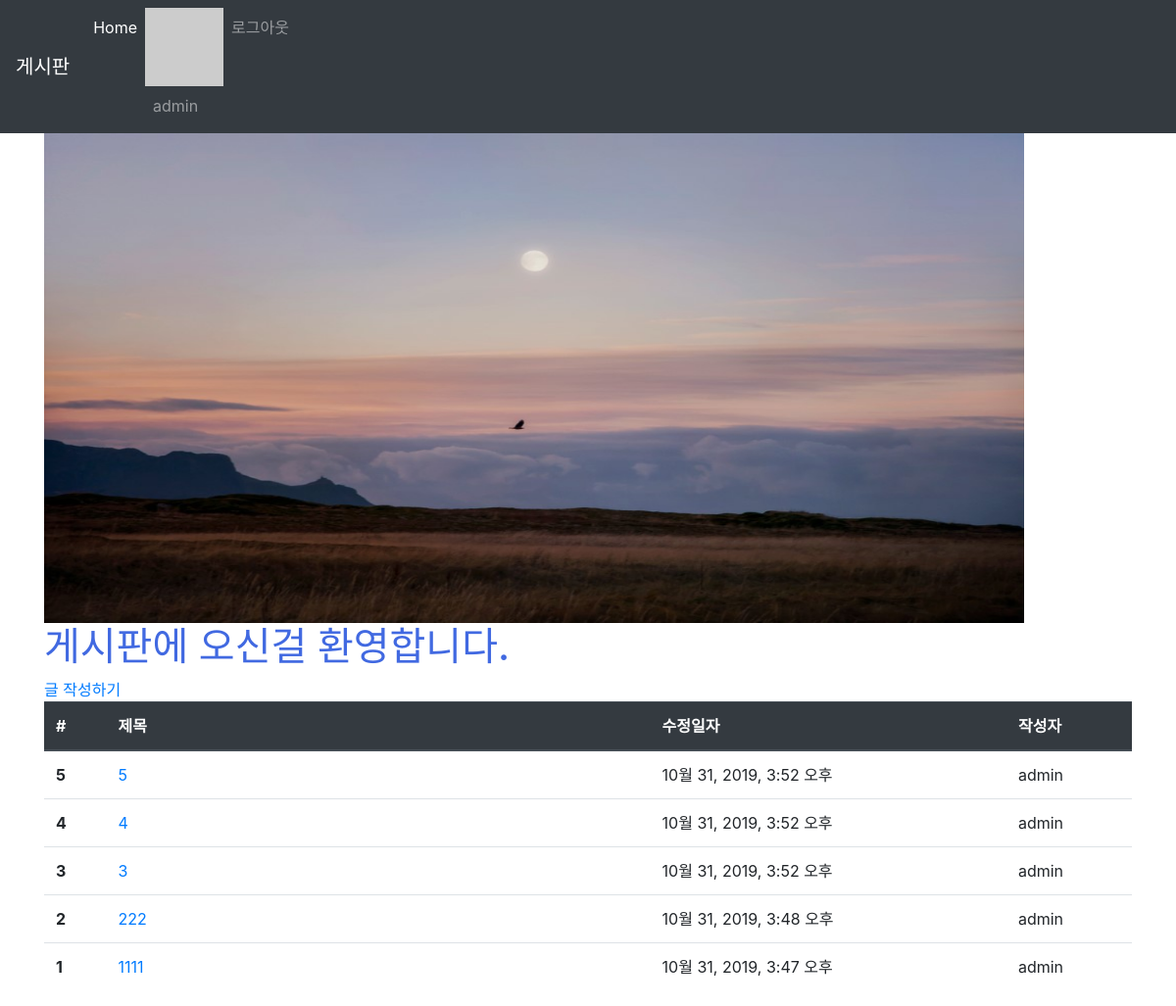
Screenshot of /articles/ (signed in) with the database file from the repository.
### accounts/models.py (models this page shows)
class User(AbstractUser):
    followings = models.ManyToManyField(
                    settings.AUTH_USER_MODEL,
                    related_name='followers',
                    blank=True
                    )

### articles/models.py (models this page shows, shortened)
class Article(models.Model):
   title = models.CharField(max_length=10)
   content = models.TextField()
   image = models.ImageField(blank=True)
   image_thumbnail = ProcessedImageField(
       blank=True,
       processors=[ResizeToFill(300, 300)],
       format='JPEG',
       options={'quality': 80}
   )
   created_at = models.DateTimeField(auto_now_add=True)
   updated_at = models.DateTimeField(auto_now=True)
   user = models.ForeignKey(settings.AUTH_USER_MODEL, on_delete=models.CASCADE)
   like_users = models.ManyToManyField(settings.AUTH_USER_MODEL, related_name='like_articles', blank=True)
   hashtags = models.ManyToManyField(HashTag, blank=True, related_name='articles')

### articles/views.py (the view)
# urls.py: path('', views.index, name='index'),
@require_GET
def index(request):
    articles = Article.objects.order_by('-id')
    context = {
        'articles': articles
    }
    return render(request, 'articles/index.html', context)

### articles/templatetags/gravatar.py (called while the page is built)
@register.filter
def makehash(email):
    return 'https://www.gravatar.com/avatar/' + hashlib.md5(email.strip().lower().encode('utf-8')).hexdigest()

### articles/templates/articles/index.html (shortened to what this page needs)
<!DOCTYPE html>
<html lang="ko">
<head>
</head>
{% extends 'articles/base.html' %}
{% load static %}
{% block css %}
<link rel="stylesheet" href="{% static 'articles/style.css'%}">
{% endblock %}
{% block body %}
<img src="{% static 'articles/photo.jpg'%}" alt="" width=1000" height = "500">
<h1 class="title">게시판에 오신걸 환영합니다.</h1>
{% if user.is_authenticated %}
  <a href="{% url 'articles:create' %}">글 작성하기</a>
{% endif %}
<table class="table">
  <thead class="thead-dark">
    <tr>
      <th scope="col">#</th>
      <th scope="col">제목</th>
      <th scope="col">수정일자</th>
      <th scope="col">작성자</th>
    </tr>
  </thead>
  <tbody>
    {% for article in articles %}
    <tr>
      <th scope="row">{{ article.id }}</th>
      <td>
        <a href="{% url 'articles:detail' article.pk %}">{{ article.title }}</a>
      </td>
      <td>{{ article.updated_at }}</td>
      <td>{{ article.user }}</td>
    </tr>
    {% endfor %}
  </tbody>
</table>
{% endblock %}

### articles/templates/_navbar.html (shortened to what this page needs)
{% load gravatar %}
<nav class="navbar navbar-expand-lg navbar-dark bg-dark">
    <a class="navbar-brand" href="/articles/">게시판</a>
    <div class="collapse navbar-collapse" id="navbarNav">
      <ul class="navbar-nav">
        <li class="nav-item active">
          <a class="nav-link" href="/articles/">Home <span class="sr-only">(current)</span></a>
        </li>
        {% if user.is_authenticated %}
        <li class="nav-item">
          <img src="{{ user.email|makehash }}" alt="">
          <a class="nav-link">{{ user.username }}</a>
        </li>
        <li class="nav-item">
          <a class="nav-link" href="{% url 'accounts:logout'%}">로그아웃</a>
        </li>
        {% endif %}
      </ul>
    </div>
  </nav>

### articles/static/articles/style.css (style rules this page uses)
.title { color: royalblue; }

### articles/templates/articles/index.html (style rules this page uses)
tr > th:nth-of-type(2) { width: 50% }

### rows the page displays
User: username "admin"
Article: id "5", title "5", updated_at "10월 31, 2019, 3:52 오후", user "admin"
Article: id "4", title "4", updated_at "10월 31, 2019, 3:52 오후", user "admin"
Article: id "3", title "3", updated_at "10월 31, 2019, 3:52 오후", user "admin"
Article: id "2", title "222", updated_at "10월 31, 2019, 3:48 오후", user "admin"
Article: id "1", title "1111", updated_at "10월 31, 2019, 3:47 오후", user "admin"
